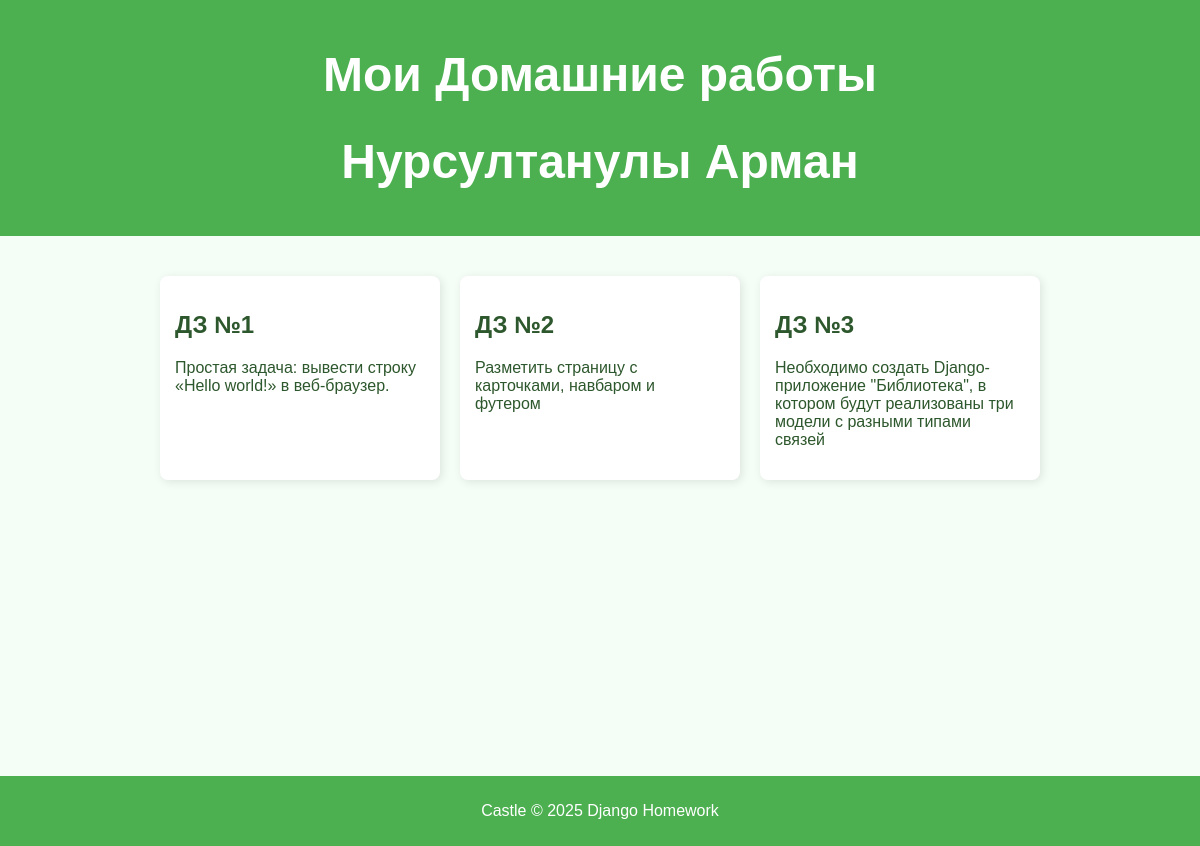
The page / on the database its author committed.
### homework/models.py (models this page shows, shortened)
class Homework(models.Model):
    title = models.CharField(max_length=200)
    description = models.TextField()
    created_at = models.DateTimeField(auto_now_add=True)
    json_data = models.JSONField(blank=True, null=True)

### homework/views.py (the view)
# urls.py: path('', home, name='home'),
def home(request):
    homeworks = Homework.objects.all()
    return render(request, 'homework/home.html', {'homeworks': homeworks})

### homework/templates/homework/home.html (shortened to what this page needs)
{% load static %}
<!DOCTYPE html>
<html lang="ru">
<head>
    <link rel="stylesheet" href="{% static 'styles.css' %}">
</head>
<body>
    <header>
        <h1>Мои Домашние работы</h1>
        <h1>Нурсултанулы Арман</h1>
    </header>
    <main id="main">
        <div class="container">
            <div class="cards">
                {% for hw in homeworks %}
                    <a href="{% url 'homework_detail' hw.id %}" class="card">
                        <h2>{{ hw.title }}</h2>
                        <p>{{ hw.description|truncatewords:20 }}</p>
                    </a>
                {% empty %}
                    <p>Нет заданий</p>
                {% endfor %}
            </div>
        </div>
    </main>
    <footer>
        <p>Castle © 2025 Django Homework</p>
    </footer>
</body>
</html>

### static/styles.css (style rules this page uses)
body { font-family: Arial, sans-serif; background-color: #f5fdf7; color: #2d572c; margin: 0; padding: 0; height: 100%; }
#main { flex: 1; padding: 20px; }
header { background-color: #4caf50; color: white; text-align: center; padding: 15px 0; font-size: 24px; }
.container { display: flex; flex-direction: column; min-height: 60vh; }
.cards { display: flex; flex-wrap: wrap; gap: 20px; justify-content: center; padding: 20px; }
.card { background: white; padding: 15px; border-radius: 8px; box-shadow: 2px 2px 10px rgba(0, 0, 0, 0.1); text-decoration: none; color: #2d572c; width: 250px; transition: transform 0.2s, box-shadow 0.2s; }
footer { background-color: #4caf50; color: white; text-align: center; padding: 10px 0; margin-top: 20px; }

### rows shown on the page
Homework: title "ДЗ №1", description "Простая задача: вывести строку «Hello world!» в веб-браузер."
Homework: title "ДЗ №2", description "Разметить страницу с карточками, навбаром и футером"
Homework: title "ДЗ №3", description "Необходимо создать Django-приложение \"Библиотека\", в котором будут реализованы три модели с разными типами связей"
